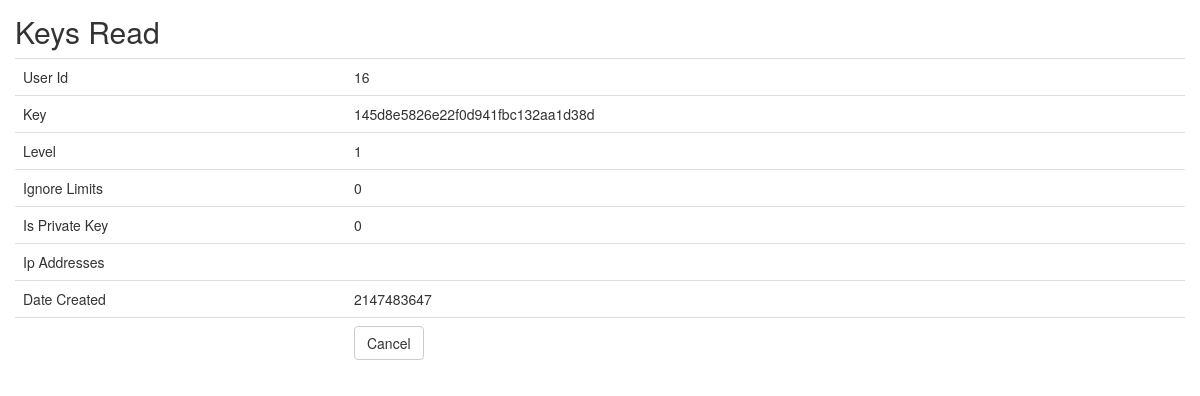
The page /index.php/keys/read/6 on the database its author committed.
### tables this page shows
CREATE TABLE `keys` (
  `id` int(11) NOT NULL,
  `user_id` int(11) NOT NULL,
  `key` varchar(40) NOT NULL,
  `level` int(2) NOT NULL DEFAULT 1,
  `ignore_limits` tinyint(1) NOT NULL DEFAULT 0,
  `is_private_key` tinyint(1) NOT NULL DEFAULT 0,
  `ip_addresses` text DEFAULT NULL,
  `date_created` int(11) NOT NULL DEFAULT current_timestamp()
);

### application/controllers/Keys.php (called while the page is built, shortened)
<?php
class Keys extends CI_Controller
{
    function __construct()
    {
        $this->load->model('Keys_model');
        $this->load->library('form_validation');
    }
    public function read($id)
    {
        $row = $this->Keys_model->get_by_id($id);
        if ($row) {
            $data = array(
		'id' => $row->id,
		'user_id' => $row->user_id,
		'key' => $row->key,
		'level' => $row->level,
		'ignore_limits' => $row->ignore_limits,
		'is_private_key' => $row->is_private_key,
		'ip_addresses' => $row->ip_addresses,
		'date_created' => $row->date_created,
	    );
            $this->load->view('keys/keys_read', $data);
        } else {
            $this->session->set_flashdata('message', 'Record Not Found');
            redirect(site_url('keys'));
        }
    }
}

### index.php (called while the page is built, shortened)
<?php
require_once BASEPATH.'core/CodeIgniter.php';

### application/models/Keys_model.php (called while the page is built, shortened)
<?php
class Keys_model extends CI_Model
{
    public $table = 'keys';
    public $id = 'id';
    function get_by_id($id)
    {
        $this->db->where($this->id, $id);
        return $this->db->get($this->table)->row();
    }
}

### application/views/keys/keys_read.php (the view, shortened to what this page needs)
<!doctype html>
<html>
    <head>
        <link rel="stylesheet" href="<?php echo base_url('assets/bootstrap/css/bootstrap.min.css') ?>"/>
    </head>
    <body>
        <h2 style="margin-top:0px">Keys Read</h2>
        <table class="table">
	    <tr><td>User Id</td><td><?php echo $user_id; ?></td></tr>
	    <tr><td>Key</td><td><?php echo $key; ?></td></tr>
	    <tr><td>Level</td><td><?php echo $level; ?></td></tr>
	    <tr><td>Ignore Limits</td><td><?php echo $ignore_limits; ?></td></tr>
	    <tr><td>Is Private Key</td><td><?php echo $is_private_key; ?></td></tr>
	    <tr><td>Ip Addresses</td><td><?php echo $ip_addresses; ?></td></tr>
	    <tr><td>Date Created</td><td><?php echo $date_created; ?></td></tr>
	    <tr><td></td><td><a href="<?php echo site_url('keys') ?>" class="btn btn-default">Cancel</a></td></tr>
	</table>
        </body>
</html>

### application/views/keys/keys_read.php (style rules this page uses)
body { padding: 15px; }

### rows shown on the page
keys: user "16", key "145d8e5826e22f0d941fbc132aa1d38d", level "1", ignore_limits "0", is_private_key "0", date_created "2147483647"
